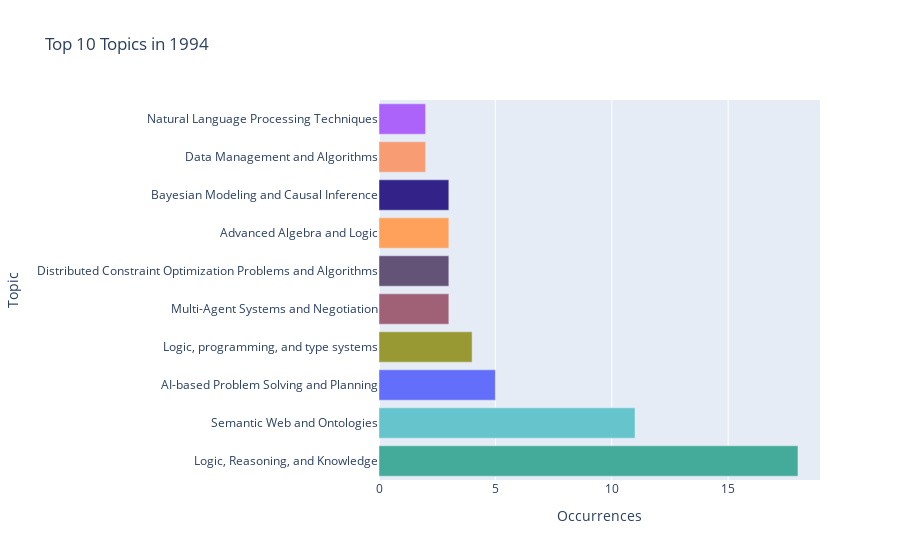
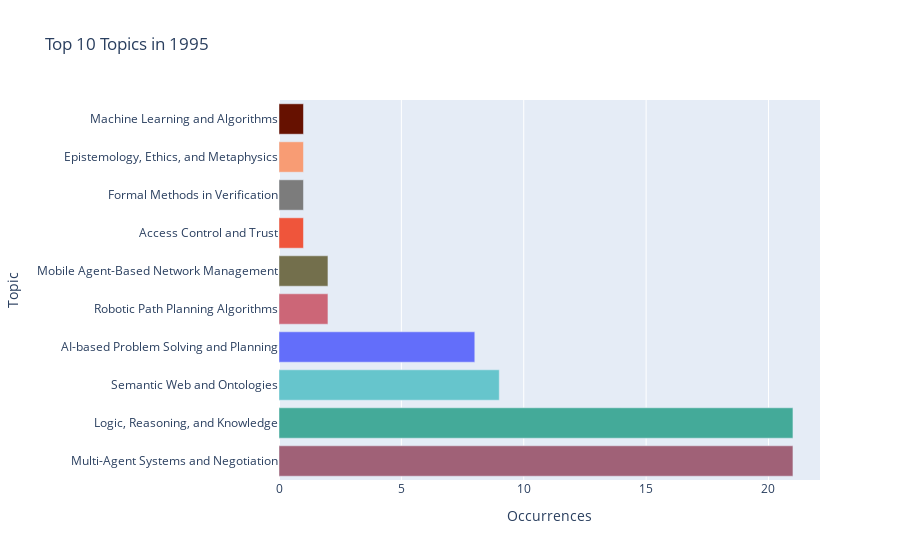
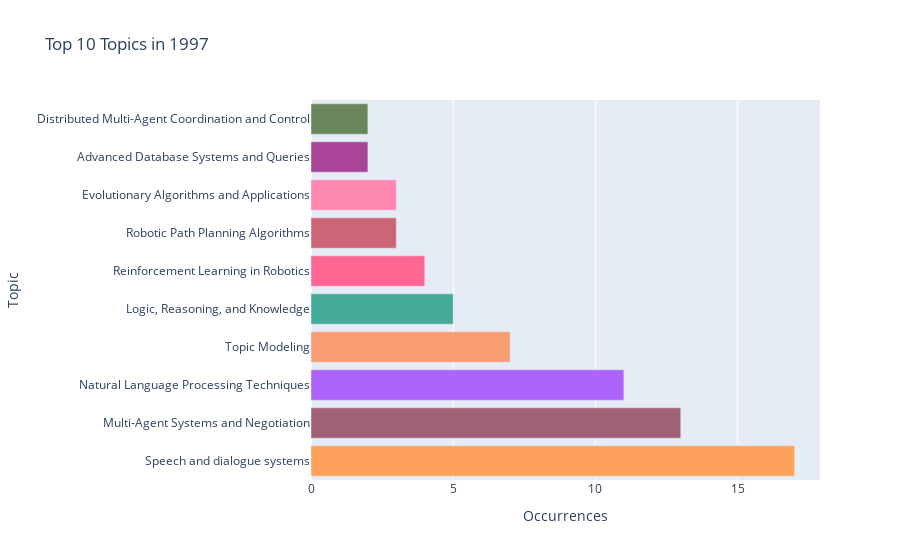
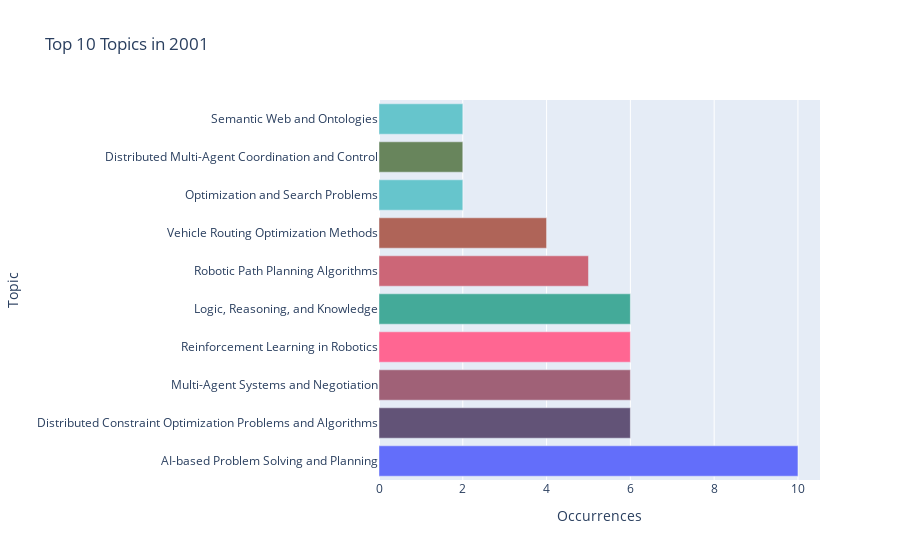

Notebook cell for these charts, in order:
### Markdown cell above
# Single Year Plots

### Code cell
from pathlib import Path
import json
import pandas as pd
import plotly.express as px

try:
    base_dir
except NameError:
    base_dir = Path.cwd()

with open(base_dir / "Data/topic_year_counts.json", "r", encoding="utf-8") as f:
    topic_counts = json.load(f)

with open(base_dir / "Data/topic_label.json", "r", encoding="utf-8") as f:
    topic_code_to_name = json.load(f)

all_topics = sorted(
    {
        topic_code_to_name.get(topic_code, topic_code)
        for topics in topic_counts.values()
        for topic_code in topics
    }
)
palette = (
    px.colors.qualitative.Plotly
    + px.colors.qualitative.Safe
    + px.colors.qualitative.Pastel
    + px.colors.qualitative.Antique
)
color_map = {topic: palette[index % len(palette)] for index, topic in enumerate(all_topics)}

output_dir = base_dir / "Visualisations"
output_dir.mkdir(parents=True, exist_ok=True)

for year, topics in sorted(topic_counts.items(), key=lambda item: int(item[0])):
    df_year = (
        pd.DataFrame(
            [
                {
                    "topic": topic_code_to_name.get(topic_code, topic_code),
                    "count": int(count),
                }
                for topic_code, count in topics.items()
            ]
        )
        .sort_values("count", ascending=False)
        .head(10)
    )
    if df_year.empty:
        continue
    fig_year = px.bar(
        df_year.sort_values("count"),
        x="count",
        y="topic",
        orientation="h",
        color="topic",
        color_discrete_map=color_map,
        title=f"Top 10 Topics in {year}",
        labels={"count": "Occurrences", "topic": "Topic"},
    )
    fig_year.update_layout(yaxis_title="Topic", xaxis_title="Occurrences", showlegend=False)
    fig_year.show()

### Figure 1 — Plotly figure (JSON) as saved in the notebook; plotly's stock layout.template omitted (floating-point values rounded to 4 significant figures)
{"data": [{"hovertemplate": "Topic=%{y}<br>Occurrences=%{x}<extra></extra>", "legendgroup": "Natural Language Processing Techniques", "marker": {"color": "#AB63FA", "pattern": {"shape": ""}}, "name": "Natural Language Processing Techniques", "orientation": "h", "showlegend": true, "textposition": "auto", "type": "bar", "x": [2], "xaxis": "x", "y": ["Natural Language Processing Techniques"], "yaxis": "y"}, {"hovertemplate": "Topic=%{y}<br>Occurrences=%{x}<extra></extra>", "legendgroup": "Data Management and Algorithms", "marker": {"color": "rgb(248, 156, 116)", "pattern": {"shape": ""}}, "name": "Data Management and Algorithms", "orientation": "h", "showlegend": true, "textposition": "auto", "type": "bar", "x": [2], "xaxis": "x", "y": ["Data Management and Algorithms"], "yaxis": "y"}, {"hovertemplate": "Topic=%{y}<br>Occurrences=%{x}<extra></extra>", "legendgroup": "Bayesian Modeling and Causal Inference", "marker": {"color": "rgb(51, 34, 136)", "pattern": {"shape": ""}}, "name": "Bayesian Modeling and Causal Inference", "orientation": "h", "showlegend": true, "textposition": "auto", "type": "bar", "x": [3], "xaxis": "x", "y": ["Bayesian Modeling and Causal Inference"], "yaxis": "y"}, {"hovertemplate": "Topic=%{y}<br>Occurrences=%{x}<extra></extra>", "legendgroup": "Advanced Algebra and Logic", "marker": {"color": "#FFA15A", "pattern": {"shape": ""}}, "name": "Advanced Algebra and Logic", "orientation": "h", "showlegend": true, "textposition": "auto", "type": "bar", "x": [3], "xaxis": "x", "y": ["Advanced Algebra and Logic"], "yaxis": "y"}, {"hovertemplate": "Topic=%{y}<br>Occurrences=%{x}<extra></extra>", "legendgroup": "Distributed Constraint Optimization Problems and Algorithms", "marker": {"color": "rgb(98, 83, 119)", "pattern": {"shape": ""}}, "name": "Distributed Constraint Optimization Problems and Algorithms", "orientation": "h", "showlegend": true, "textposition": "auto", "type": "bar", "x": [3], "xaxis": "x", "y": ["Distributed Constraint Optimization Problems and Algorithms"], "yaxis": "y"}, {"hovertemplate": "Topic=%{y}<br>Occurrences=%{x}<extra></extra>", "legendgroup": "Multi-Agent Systems and Negotiation", "marker": {"color": "rgb(160, 97, 119)", "pattern": {"shape": ""}}, "name": "Multi-Agent Systems and Negotiation", "orientation": "h", "showlegend": true, "textposition": "auto", "type": "bar", "x": [3], "xaxis": "x", "y": ["Multi-Agent Systems and Negotiation"], "yaxis": "y"}, {"hovertemplate": "Topic=%{y}<br>Occurrences=%{x}<extra></extra>", "legendgroup": "Logic, programming, and type systems", "marker": {"color": "rgb(153, 153, 51)", "pattern": {"shape": ""}}, "name": "Logic, programming, and type systems", "orientation": "h", "showlegend": true, "textposition": "auto", "type": "bar", "x": [4], "xaxis": "x", "y": ["Logic, programming, and type systems"], "yaxis": "y"}, {"hovertemplate": "Topic=%{y}<br>Occurrences=%{x}<extra></extra>", "legendgroup": "AI-based Problem Solving and Planning", "marker": {"color": "#636EFA", "pattern": {"shape": ""}}, "name": "AI-based Problem Solving and Planning", "orientation": "h", "showlegend": true, "textposition": "auto", "type": "bar", "x": [5], "xaxis": "x", "y": ["AI-based Problem Solving and Planning"], "yaxis": "y"}, {"hovertemplate": "Topic=%{y}<br>Occurrences=%{x}<extra></extra>", "legendgroup": "Semantic Web and Ontologies", "marker": {"color": "rgb(102, 197, 204)", "pattern": {"shape": ""}}, "name": "Semantic Web and Ontologies", "orientation": "h", "showlegend": true, "textposition": "auto", "type": "bar", "x": [11], "xaxis": "x", "y": ["Semantic Web and Ontologies"], "yaxis": "y"}, {"hovertemplate": "Topic=%{y}<br>Occurrences=%{x}<extra></extra>", "legendgroup": "Logic, Reasoning, and Knowledge", "marker": {"color": "rgb(68, 170, 153)", "pattern": {"shape": ""}}, "name": "Logic, Reasoning, and Knowledge", "orientation": "h", "showlegend": true, "textposition": "auto", "type": "bar", "x": [18], "xaxis": "x", "y": ["Logic, Reasoning, and Knowledge"], "yaxis": "y"}], "layout": {"barmode": "relative", "legend": {"title": {"text": "Topic"}, "tracegroupgap": 0}, "showlegend": false, "title": {"text": "Top 10 Topics in 1994"}, "xaxis": {"anchor": "y", "domain": [0, 1], "title": {"text": "Occurrences"}}, "yaxis": {"anchor": "x", "categoryarray": ["Logic, Reasoning, and Knowledge", "Semantic Web and Ontologies", "AI-based Problem Solving and Planning", "Logic, programming, and type systems", "Multi-Agent Systems and Negotiation", "Distributed Constraint Optimization Problems and Algorithms", "Advanced Algebra and Logic", "Bayesian Modeling and Causal Inference", "Data Management and Algorithms", "Natural Language Processing Techniques"], "categoryorder": "array", "domain": [0, 1], "title": {"text": "Topic"}}}}

### Figure 2 — Plotly figure (JSON) as saved in the notebook; plotly's stock layout.template omitted (floating-point values rounded to 4 significant figures)
{"data": [{"hovertemplate": "Topic=%{y}<br>Occurrences=%{x}<extra></extra>", "legendgroup": "Machine Learning and Algorithms", "marker": {"color": "rgb(102, 17, 0)", "pattern": {"shape": ""}}, "name": "Machine Learning and Algorithms", "orientation": "h", "showlegend": true, "textposition": "auto", "type": "bar", "x": [1], "xaxis": "x", "y": ["Machine Learning and Algorithms"], "yaxis": "y"}, {"hovertemplate": "Topic=%{y}<br>Occurrences=%{x}<extra></extra>", "legendgroup": "Epistemology, Ethics, and Metaphysics", "marker": {"color": "rgb(248, 156, 116)", "pattern": {"shape": ""}}, "name": "Epistemology, Ethics, and Metaphysics", "orientation": "h", "showlegend": true, "textposition": "auto", "type": "bar", "x": [1], "xaxis": "x", "y": ["Epistemology, Ethics, and Metaphysics"], "yaxis": "y"}, {"hovertemplate": "Topic=%{y}<br>Occurrences=%{x}<extra></extra>", "legendgroup": "Formal Methods in Verification", "marker": {"color": "rgb(124, 124, 124)", "pattern": {"shape": ""}}, "name": "Formal Methods in Verification", "orientation": "h", "showlegend": true, "textposition": "auto", "type": "bar", "x": [1], "xaxis": "x", "y": ["Formal Methods in Verification"], "yaxis": "y"}, {"hovertemplate": "Topic=%{y}<br>Occurrences=%{x}<extra></extra>", "legendgroup": "Access Control and Trust", "marker": {"color": "#EF553B", "pattern": {"shape": ""}}, "name": "Access Control and Trust", "orientation": "h", "showlegend": true, "textposition": "auto", "type": "bar", "x": [1], "xaxis": "x", "y": ["Access Control and Trust"], "yaxis": "y"}, {"hovertemplate": "Topic=%{y}<br>Occurrences=%{x}<extra></extra>", "legendgroup": "Mobile Agent-Based Network Management", "marker": {"color": "rgb(115, 111, 76)", "pattern": {"shape": ""}}, "name": "Mobile Agent-Based Network Management", "orientation": "h", "showlegend": true, "textposition": "auto", "type": "bar", "x": [2], "xaxis": "x", "y": ["Mobile Agent-Based Network Management"], "yaxis": "y"}, {"hovertemplate": "Topic=%{y}<br>Occurrences=%{x}<extra></extra>", "legendgroup": "Robotic Path Planning Algorithms", "marker": {"color": "rgb(204, 102, 119)", "pattern": {"shape": ""}}, "name": "Robotic Path Planning Algorithms", "orientation": "h", "showlegend": true, "textposition": "auto", "type": "bar", "x": [2], "xaxis": "x", "y": ["Robotic Path Planning Algorithms"], "yaxis": "y"}, {"hovertemplate": "Topic=%{y}<br>Occurrences=%{x}<extra></extra>", "legendgroup": "AI-based Problem Solving and Planning", "marker": {"color": "#636EFA", "pattern": {"shape": ""}}, "name": "AI-based Problem Solving and Planning", "orientation": "h", "showlegend": true, "textposition": "auto", "type": "bar", "x": [8], "xaxis": "x", "y": ["AI-based Problem Solving and Planning"], "yaxis": "y"}, {"hovertemplate": "Topic=%{y}<br>Occurrences=%{x}<extra></extra>", "legendgroup": "Semantic Web and Ontologies", "marker": {"color": "rgb(102, 197, 204)", "pattern": {"shape": ""}}, "name": "Semantic Web and Ontologies", "orientation": "h", "showlegend": true, "textposition": "auto", "type": "bar", "x": [9], "xaxis": "x", "y": ["Semantic Web and Ontologies"], "yaxis": "y"}, {"hovertemplate": "Topic=%{y}<br>Occurrences=%{x}<extra></extra>", "legendgroup": "Logic, Reasoning, and Knowledge", "marker": {"color": "rgb(68, 170, 153)", "pattern": {"shape": ""}}, "name": "Logic, Reasoning, and Knowledge", "orientation": "h", "showlegend": true, "textposition": "auto", "type": "bar", "x": [21], "xaxis": "x", "y": ["Logic, Reasoning, and Knowledge"], "yaxis": "y"}, {"hovertemplate": "Topic=%{y}<br>Occurrences=%{x}<extra></extra>", "legendgroup": "Multi-Agent Systems and Negotiation", "marker": {"color": "rgb(160, 97, 119)", "pattern": {"shape": ""}}, "name": "Multi-Agent Systems and Negotiation", "orientation": "h", "showlegend": true, "textposition": "auto", "type": "bar", "x": [21], "xaxis": "x", "y": ["Multi-Agent Systems and Negotiation"], "yaxis": "y"}], "layout": {"barmode": "relative", "legend": {"title": {"text": "Topic"}, "tracegroupgap": 0}, "showlegend": false, "title": {"text": "Top 10 Topics in 1995"}, "xaxis": {"anchor": "y", "domain": [0, 1], "title": {"text": "Occurrences"}}, "yaxis": {"anchor": "x", "categoryarray": ["Multi-Agent Systems and Negotiation", "Logic, Reasoning, and Knowledge", "Semantic Web and Ontologies", "AI-based Problem Solving and Planning", "Robotic Path Planning Algorithms", "Mobile Agent-Based Network Management", "Access Control and Trust", "Formal Methods in Verification", "Epistemology, Ethics, and Metaphysics", "Machine Learning and Algorithms"], "categoryorder": "array", "domain": [0, 1], "title": {"text": "Topic"}}}}

### Figure 3 — Plotly figure (JSON) as saved in the notebook; plotly's stock layout.template omitted (floating-point values rounded to 4 significant figures)
{"data": [{"hovertemplate": "Topic=%{y}<br>Occurrences=%{x}<extra></extra>", "legendgroup": "Distributed Multi-Agent Coordination and Control", "marker": {"color": "rgb(104, 133, 92)", "pattern": {"shape": ""}}, "name": "Distributed Multi-Agent Coordination and Control", "orientation": "h", "showlegend": true, "textposition": "auto", "type": "bar", "x": [2], "xaxis": "x", "y": ["Distributed Multi-Agent Coordination and Control"], "yaxis": "y"}, {"hovertemplate": "Topic=%{y}<br>Occurrences=%{x}<extra></extra>", "legendgroup": "Advanced Database Systems and Queries", "marker": {"color": "rgb(170, 68, 153)", "pattern": {"shape": ""}}, "name": "Advanced Database Systems and Queries", "orientation": "h", "showlegend": true, "textposition": "auto", "type": "bar", "x": [2], "xaxis": "x", "y": ["Advanced Database Systems and Queries"], "yaxis": "y"}, {"hovertemplate": "Topic=%{y}<br>Occurrences=%{x}<extra></extra>", "legendgroup": "Evolutionary Algorithms and Applications", "marker": {"color": "rgb(254, 136, 177)", "pattern": {"shape": ""}}, "name": "Evolutionary Algorithms and Applications", "orientation": "h", "showlegend": true, "textposition": "auto", "type": "bar", "x": [3], "xaxis": "x", "y": ["Evolutionary Algorithms and Applications"], "yaxis": "y"}, {"hovertemplate": "Topic=%{y}<br>Occurrences=%{x}<extra></extra>", "legendgroup": "Robotic Path Planning Algorithms", "marker": {"color": "rgb(204, 102, 119)", "pattern": {"shape": ""}}, "name": "Robotic Path Planning Algorithms", "orientation": "h", "showlegend": true, "textposition": "auto", "type": "bar", "x": [3], "xaxis": "x", "y": ["Robotic Path Planning Algorithms"], "yaxis": "y"}, {"hovertemplate": "Topic=%{y}<br>Occurrences=%{x}<extra></extra>", "legendgroup": "Reinforcement Learning in Robotics", "marker": {"color": "#FF6692", "pattern": {"shape": ""}}, "name": "Reinforcement Learning in Robotics", "orientation": "h", "showlegend": true, "textposition": "auto", "type": "bar", "x": [4], "xaxis": "x", "y": ["Reinforcement Learning in Robotics"], "yaxis": "y"}, {"hovertemplate": "Topic=%{y}<br>Occurrences=%{x}<extra></extra>", "legendgroup": "Logic, Reasoning, and Knowledge", "marker": {"color": "rgb(68, 170, 153)", "pattern": {"shape": ""}}, "name": "Logic, Reasoning, and Knowledge", "orientation": "h", "showlegend": true, "textposition": "auto", "type": "bar", "x": [5], "xaxis": "x", "y": ["Logic, Reasoning, and Knowledge"], "yaxis": "y"}, {"hovertemplate": "Topic=%{y}<br>Occurrences=%{x}<extra></extra>", "legendgroup": "Topic Modeling", "marker": {"color": "rgb(248, 156, 116)", "pattern": {"shape": ""}}, "name": "Topic Modeling", "orientation": "h", "showlegend": true, "textposition": "auto", "type": "bar", "x": [7], "xaxis": "x", "y": ["Topic Modeling"], "yaxis": "y"}, {"hovertemplate": "Topic=%{y}<br>Occurrences=%{x}<extra></extra>", "legendgroup": "Natural Language Processing Techniques", "marker": {"color": "#AB63FA", "pattern": {"shape": ""}}, "name": "Natural Language Processing Techniques", "orientation": "h", "showlegend": true, "textposition": "auto", "type": "bar", "x": [11], "xaxis": "x", "y": ["Natural Language Processing Techniques"], "yaxis": "y"}, {"hovertemplate": "Topic=%{y}<br>Occurrences=%{x}<extra></extra>", "legendgroup": "Multi-Agent Systems and Negotiation", "marker": {"color": "rgb(160, 97, 119)", "pattern": {"shape": ""}}, "name": "Multi-Agent Systems and Negotiation", "orientation": "h", "showlegend": true, "textposition": "auto", "type": "bar", "x": [13], "xaxis": "x", "y": ["Multi-Agent Systems and Negotiation"], "yaxis": "y"}, {"hovertemplate": "Topic=%{y}<br>Occurrences=%{x}<extra></extra>", "legendgroup": "Speech and dialogue systems", "marker": {"color": "#FFA15A", "pattern": {"shape": ""}}, "name": "Speech and dialogue systems", "orientation": "h", "showlegend": true, "textposition": "auto", "type": "bar", "x": [17], "xaxis": "x", "y": ["Speech and dialogue systems"], "yaxis": "y"}], "layout": {"barmode": "relative", "legend": {"title": {"text": "Topic"}, "tracegroupgap": 0}, "showlegend": false, "title": {"text": "Top 10 Topics in 1997"}, "xaxis": {"anchor": "y", "domain": [0, 1], "title": {"text": "Occurrences"}}, "yaxis": {"anchor": "x", "categoryarray": ["Speech and dialogue systems", "Multi-Agent Systems and Negotiation", "Natural Language Processing Techniques", "Topic Modeling", "Logic, Reasoning, and Knowledge", "Reinforcement Learning in Robotics", "Robotic Path Planning Algorithms", "Evolutionary Algorithms and Applications", "Advanced Database Systems and Queries", "Distributed Multi-Agent Coordination and Control"], "categoryorder": "array", "domain": [0, 1], "title": {"text": "Topic"}}}}

### Figure 4 — Plotly figure (JSON) as saved in the notebook; plotly's stock layout.template omitted (floating-point values rounded to 4 significant figures)
{"data": [{"hovertemplate": "Topic=%{y}<br>Occurrences=%{x}<extra></extra>", "legendgroup": "Semantic Web and Ontologies", "marker": {"color": "rgb(102, 197, 204)", "pattern": {"shape": ""}}, "name": "Semantic Web and Ontologies", "orientation": "h", "showlegend": true, "textposition": "auto", "type": "bar", "x": [2], "xaxis": "x", "y": ["Semantic Web and Ontologies"], "yaxis": "y"}, {"hovertemplate": "Topic=%{y}<br>Occurrences=%{x}<extra></extra>", "legendgroup": "Distributed Multi-Agent Coordination and Control", "marker": {"color": "rgb(104, 133, 92)", "pattern": {"shape": ""}}, "name": "Distributed Multi-Agent Coordination and Control", "orientation": "h", "showlegend": true, "textposition": "auto", "type": "bar", "x": [2], "xaxis": "x", "y": ["Distributed Multi-Agent Coordination and Control"], "yaxis": "y"}, {"hovertemplate": "Topic=%{y}<br>Occurrences=%{x}<extra></extra>", "legendgroup": "Optimization and Search Problems", "marker": {"color": "rgb(102, 197, 204)", "pattern": {"shape": ""}}, "name": "Optimization and Search Problems", "orientation": "h", "showlegend": true, "textposition": "auto", "type": "bar", "x": [2], "xaxis": "x", "y": ["Optimization and Search Problems"], "yaxis": "y"}, {"hovertemplate": "Topic=%{y}<br>Occurrences=%{x}<extra></extra>", "legendgroup": "Vehicle Routing Optimization Methods", "marker": {"color": "rgb(175, 100, 88)", "pattern": {"shape": ""}}, "name": "Vehicle Routing Optimization Methods", "orientation": "h", "showlegend": true, "textposition": "auto", "type": "bar", "x": [4], "xaxis": "x", "y": ["Vehicle Routing Optimization Methods"], "yaxis": "y"}, {"hovertemplate": "Topic=%{y}<br>Occurrences=%{x}<extra></extra>", "legendgroup": "Robotic Path Planning Algorithms", "marker": {"color": "rgb(204, 102, 119)", "pattern": {"shape": ""}}, "name": "Robotic Path Planning Algorithms", "orientation": "h", "showlegend": true, "textposition": "auto", "type": "bar", "x": [5], "xaxis": "x", "y": ["Robotic Path Planning Algorithms"], "yaxis": "y"}, {"hovertemplate": "Topic=%{y}<br>Occurrences=%{x}<extra></extra>", "legendgroup": "Logic, Reasoning, and Knowledge", "marker": {"color": "rgb(68, 170, 153)", "pattern": {"shape": ""}}, "name": "Logic, Reasoning, and Knowledge", "orientation": "h", "showlegend": true, "textposition": "auto", "type": "bar", "x": [6], "xaxis": "x", "y": ["Logic, Reasoning, and Knowledge"], "yaxis": "y"}, {"hovertemplate": "Topic=%{y}<br>Occurrences=%{x}<extra></extra>", "legendgroup": "Reinforcement Learning in Robotics", "marker": {"color": "#FF6692", "pattern": {"shape": ""}}, "name": "Reinforcement Learning in Robotics", "orientation": "h", "showlegend": true, "textposition": "auto", "type": "bar", "x": [6], "xaxis": "x", "y": ["Reinforcement Learning in Robotics"], "yaxis": "y"}, {"hovertemplate": "Topic=%{y}<br>Occurrences=%{x}<extra></extra>", "legendgroup": "Multi-Agent Systems and Negotiation", "marker": {"color": "rgb(160, 97, 119)", "pattern": {"shape": ""}}, "name": "Multi-Agent Systems and Negotiation", "orientation": "h", "showlegend": true, "textposition": "auto", "type": "bar", "x": [6], "xaxis": "x", "y": ["Multi-Agent Systems and Negotiation"], "yaxis": "y"}, {"hovertemplate": "Topic=%{y}<br>Occurrences=%{x}<extra></extra>", "legendgroup": "Distributed Constraint Optimization Problems and Algorithms", "marker": {"color": "rgb(98, 83, 119)", "pattern": {"shape": ""}}, "name": "Distributed Constraint Optimization Problems and Algorithms", "orientation": "h", "showlegend": true, "textposition": "auto", "type": "bar", "x": [6], "xaxis": "x", "y": ["Distributed Constraint Optimization Problems and Algorithms"], "yaxis": "y"}, {"hovertemplate": "Topic=%{y}<br>Occurrences=%{x}<extra></extra>", "legendgroup": "AI-based Problem Solving and Planning", "marker": {"color": "#636EFA", "pattern": {"shape": ""}}, "name": "AI-based Problem Solving and Planning", "orientation": "h", "showlegend": true, "textposition": "auto", "type": "bar", "x": [10], "xaxis": "x", "y": ["AI-based Problem Solving and Planning"], "yaxis": "y"}], "layout": {"barmode": "relative", "legend": {"title": {"text": "Topic"}, "tracegroupgap": 0}, "showlegend": false, "title": {"text": "Top 10 Topics in 2001"}, "xaxis": {"anchor": "y", "domain": [0, 1], "title": {"text": "Occurrences"}}, "yaxis": {"anchor": "x", "categoryarray": ["AI-based Problem Solving and Planning", "Distributed Constraint Optimization Problems and Algorithms", "Multi-Agent Systems and Negotiation", "Reinforcement Learning in Robotics", "Logic, Reasoning, and Knowledge", "Robotic Path Planning Algorithms", "Vehicle Routing Optimization Methods", "Optimization and Search Problems", "Distributed Multi-Agent Coordination and Control", "Semantic Web and Ontologies"], "categoryorder": "array", "domain": [0, 1], "title": {"text": "Topic"}}}}
